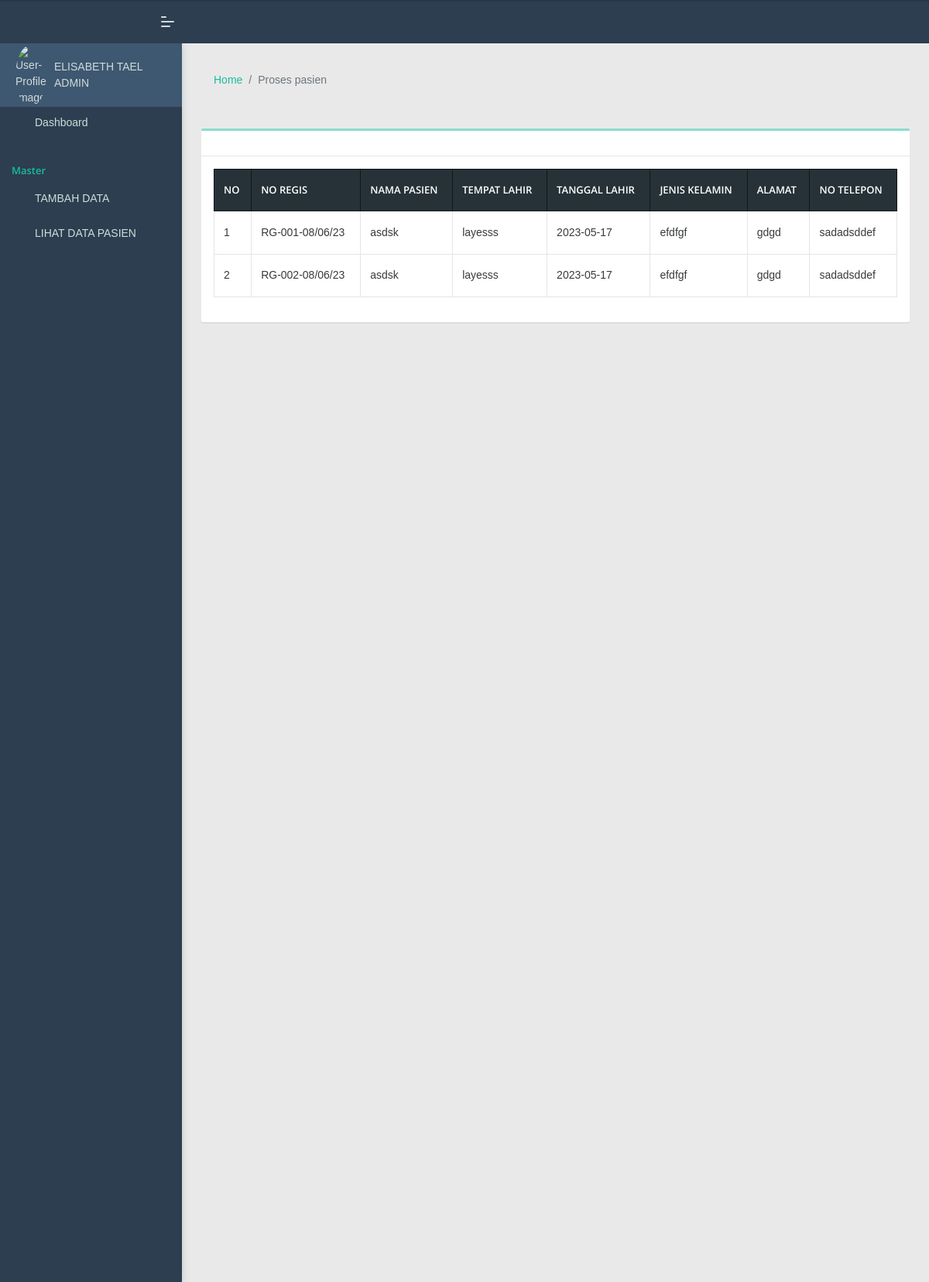
Screenshot of /kep/prosespasien.php with the database file from the repository.
### tables this page shows
CREATE TABLE `regis` (
  `id_regis` int(11) NOT NULL,
  `no_regis` varchar(30) NOT NULL,
  `keterangan_pasien` varchar(150) NOT NULL,
  `tanggal_regis` date NOT NULL,
  `id_poli` int(11) NOT NULL,
  `id_perawat` int(11) NOT NULL,
  `id_pasien` int(11) NOT NULL
);

CREATE TABLE `pasien` (
  `id_pasien` int(25) NOT NULL,
  `nama_pasien` varchar(50) NOT NULL,
  `tanggal_lahir` varchar(10) NOT NULL,
  `tempat_lahir` varchar(10) NOT NULL,
  `jenis_kelamin` varchar(10) NOT NULL,
  `alamat` varchar(100) NOT NULL,
  `umur` varchar(100) NOT NULL,
  `nik` varchar(20) NOT NULL,
  `nomor_telepon` varchar(10) NOT NULL
);

CREATE TABLE `perawat` (
  `id_perawat` int(20) NOT NULL,
  `nama_perawat` varchar(50) NOT NULL,
  `nip` varchar(30) NOT NULL,
  `tempat_lahir` varchar(50) NOT NULL,
  `tanggal_lahir` varchar(50) NOT NULL,
  `jenis_kelamin` varchar(50) NOT NULL,
  `agama` varchar(50) NOT NULL,
  `alamat` varchar(50) NOT NULL,
  `no_telepon` varchar(50) NOT NULL,
  `file` varchar(100) NOT NULL
);

### kep/prosespasien.php (the view, shortened to what this page needs)
<?php
require "koneksi.php";
?>
<!DOCTYPE html>
<html lang="en">
<head>
    <link rel="stylesheet" href="assets/css/style.css">
</head>
<body class="">
    <nav class="pcoded-navbar  ">
        <div class="navbar-wrapper  ">
            <div class="navbar-content scroll-div ">
                <div class="">
                    <div class="main-menu-header">
                        <img class="img-radius" src="../img/ntt.png" alt="User-Profile-Image">
                        <div class="user-details">
                            <span>ELISABETH TAEL</span>
                            <div id="more-details">ADMIN</div>
                        </div>
                    </div>
                </div>
                <ul class="nav pcoded-inner-navbar ">
                    <li class="nav-item">
                        <a href="index.php" class="nav-link "><span class="pcoded-micon"><i class="feather icon-home"></i></span><span class="pcoded-mtext">Dashboard</span></a>
                    </li>
                    <li class="nav-item pcoded-menu-caption">
                        <label>Master</label>
                    </li>
                    <li class="nav-item pcoded-hasmenu">
                        <a href="#!" class="nav-link "><span class="pcoded-micon"><i class="feather icon-box"></i></span><span class="pcoded-mtext">TAMBAH DATA</span></a>
                    </li>
                    <li class="nav-item pcoded-hasmenu">
                        <a href="#!" class="nav-link "><span class="pcoded-micon"><i class="feather icon-lock"></i></span><span class="pcoded-mtext">LIHAT DATA PASIEN</span></a>
                    </li>
                </ul>
            </div>
        </div>
    </nav>
    <header class="navbar pcoded-header navbar-expand-lg navbar-light header-dark">
        <div class="m-header">
            <a class="mobile-menu" id="mobile-collapse" href="#!"><span></span></a>
        </div>
        <div class="collapse navbar-collapse">
            <ul class="navbar-nav mr-auto">
                <li class="nav-item">
                    <a href="#!" class="pop-search"><i class="feather icon-search"></i></a>
                </li>
            </ul>
            <ul class="navbar-nav ml-auto">
                <li>
                    <div class="dropdown drp-user">
                        <a href="#" class="dropdown-toggle" data-toggle="dropdown">
                            <i class="feather icon-user"></i>
                        </a>
                    </div>
                </li>
            </ul>
        </div>
    </header>
    <div class="pcoded-main-container">
        <div class="pcoded-content">
            <div class="d-sm-flex align-items-center justify-content-between mb-4">
                <ol class="breadcrumb">
                    <li class="breadcrumb-item"><a href="index.php">Home</a></li>
                    <li class="breadcrumb-item active" aria-current="page">Proses pasien </li>
                </ol>
            </div>
            <div class="row">
                <div class="col-lg-12">
                    <div class="card mb-4">
                        <div class="card-header py-3 d-flex flex-row align-items-center justify-content-between">
                        </div>
                        <div class="table-responsive p-3">
                            <table class="table align-items-center table-bordered" id="dataTable">
                                <thead class="thead-dark">
                                    <tr>
                                        <th>No</th>
                                        <th>No Regis</th>
                                        <th>Nama Pasien</th>
                                        <th>Tempat Lahir</th>
                                        <th>Tanggal Lahir</th>
                                        <th>Jenis Kelamin</th>
                                        <th>Alamat</th>
                                        <th>No Telepon</th>
                                    </tr>
                                </thead>
                                <tbody>
                                    <?php
                                    $i = 0;
                                    $ambildataperawat = mysqli_query($conn, "SELECT  * FROM  pasien JOIN regis ON regis.id_pasien = pasien.id_pasien JOIN perawat ON perawat.id_perawat = regis.id_perawat JOIN poli ON poli.id_poli = regis.id_poli ");
                                    while ($data = mysqli_fetch_array($ambildataperawat)) {
                                        $i++;
                                        $nomor_regis = $data['no_regis'];
                                        $nama_pasien = $data['nama_pasien'];
                                        $tempat_lahir = $data['tempat_lahir'];
                                        $tanggal_lahir = $data['tanggal_lahir'];
                                        $jenis_kelamin = $data['jenis_kelamin'];
                                        $alamat = $data['alamat'];
                                        $no_telepon = $data['nomor_telepon'];
                                    ?>
                                        <tr>
                                            <td><?= $i ?></td>
                                            <td><?= $nomor_regis ?></td>
                                            <td><?= $nama_pasien ?></td>
                                            <td><?= $tempat_lahir ?></td>
                                            <td><?= $tanggal_lahir ?></td>
                                            <td><?= $jenis_kelamin ?></td>
                                            <td><?= $alamat ?></td>
                                            <td><?= $no_telepon ?></td>
                                        </tr>
                        </div>
                    <?php
                                    }
                    ?>
                    </div>
                </div>
            </div>
        </div>
    <div class="pcoded-main-container">
        <div class="pcoded-content">
        </div>
    </div>
</body>
</html>

### rows the page displays
regis: no_regis "RG-001-08/06/23", id_pasien.nama_pasien "asdsk", id_perawat.tempat_lahir "layesss", id_perawat.tanggal_lahir "2023-05-17", id_perawat.jenis_kelamin "efdfgf", id_perawat.alamat "gdgd", id_pasien.nomor_telepon "sadadsddef"
regis: no_regis "RG-002-08/06/23", id_pasien.nama_pasien "asdsk", id_perawat.tempat_lahir "layesss", id_perawat.tanggal_lahir "2023-05-17", id_perawat.jenis_kelamin "efdfgf", id_perawat.alamat "gdgd", id_pasien.nomor_telepon "sadadsddef"
